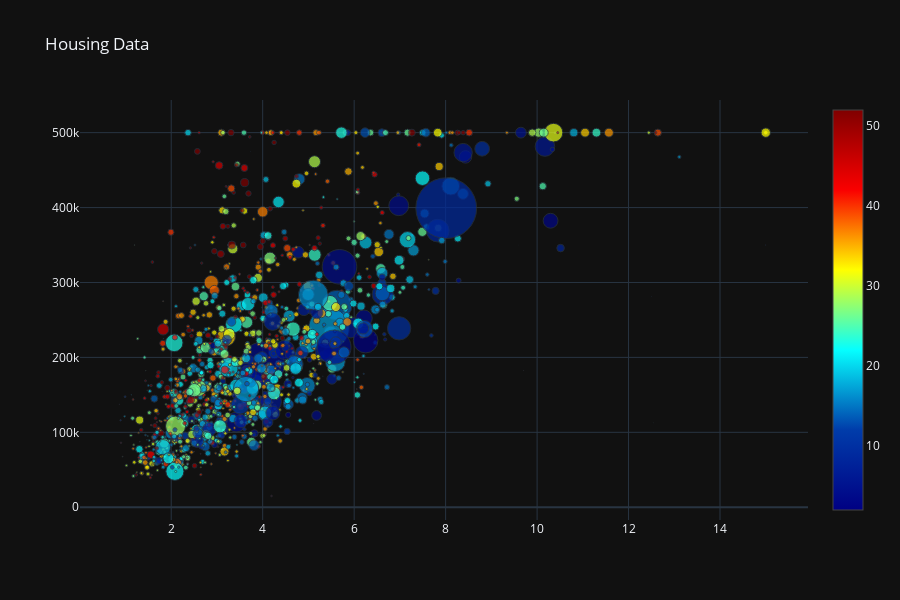

Here is the notebook cell this chart was saved with:
### Code cell
# it seems that there are a lot of rooms in this housing dataset. so we need to divide them to get lower numbers.
trace = go.Scatter(
    x=housing_data['median_income'],
    y=housing_data['median_house_value'],
    mode='markers',
    marker=dict(
        size=housing_data['total_rooms'],
        sizeref=500, # divide total_rooms by 500 to get a smaller number for showing size of the bubble
        color=housing_data['housing_median_age'],
        colorscale='Jet',
        showscale=True
    )
)
data = [trace]

layout = go.Layout(
    height=600,
    width=900,
    title='Housing Data',
    hovermode='closest',
)

fig = go.Figure(data=data, layout=layout)

offline.iplot(fig)

### Figure 1 — Plotly figure (JSON) as saved in the notebook; plotly's stock layout.template omitted (floating-point values rounded to 4 significant figures; data arrays with more than 128 entries replaced by an {"elided": "..."} marker saying what was removed)
{"data": [{"marker": {"color": {"elided": "1445 float values"}, "colorscale": [[0.0, "rgb(0,0,131)"], [0.2, "rgb(0,60,170)"], [0.4, "rgb(5,255,255)"], [0.6, "rgb(255,255,0)"], [0.8, "rgb(250,0,0)"], [1.0, "rgb(128,0,0)"]], "showscale": true, "size": {"elided": "1445 float values"}, "sizeref": 500}, "mode": "markers", "x": {"elided": "1445 float values"}, "y": {"elided": "1445 float values"}, "type": "scatter"}], "layout": {"height": 600, "hovermode": "closest", "title": {"text": "Housing Data"}, "width": 900}}
